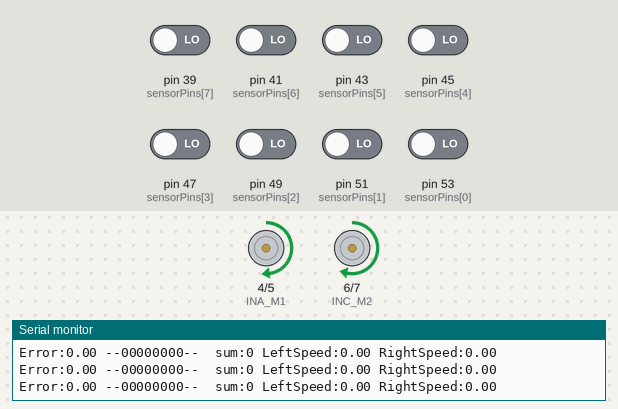
This sketch was run on a simulated Arduino Mega 2560, built with avr-gcc and run on an emulated ATmega2560. On the bench: motor-driver pin pairs drawn as motors (green arrow = first pin HIGH = forward, orange = second pin HIGH = backward, longer = more drive), the last lines printed to the serial monitor. The test bench sets the inputs (shaded band); at power-on: pin 39 (sensorPins[7]), pin 41 (sensorPins[6]), pin 43 (sensorPins[5]), pin 45 (sensorPins[4]), pin 47 (sensorPins[3]), pin 49 (sensorPins[2]), pin 51 (sensorPins[1]), pin 53 (sensorPins[0]) LOW.

Above: at 1.2 s.
1.3 s: pin 39 (sensorPins[7]) driven HIGH
At 1.9 s:
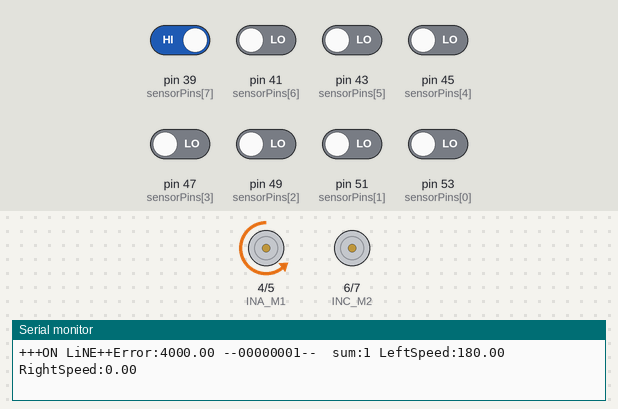
2.8 s: pin 49 (sensorPins[2]) driven HIGH
At 3.2 s:
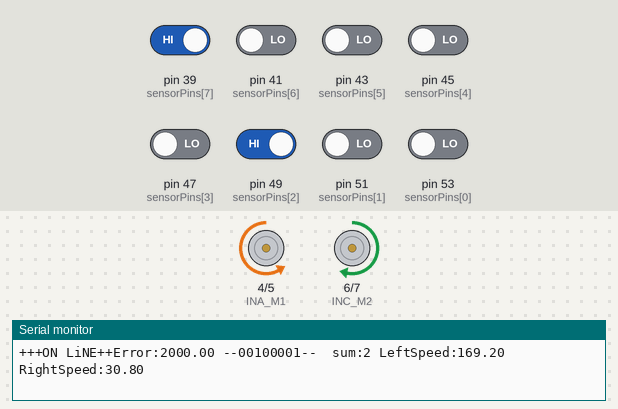
4.3 s: pin 51 (sensorPins[1]) driven HIGH
At 5.5 s:
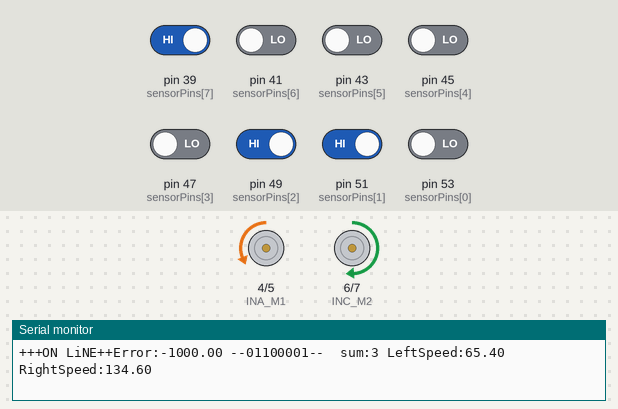
5.8 s: pin 43 (sensorPins[5]) driven HIGH
At 6.6 s:
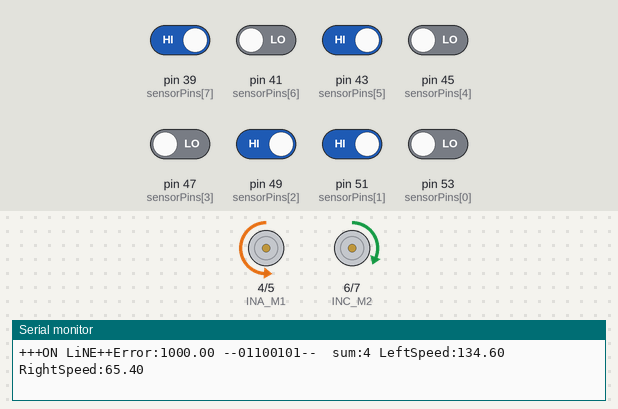
7.3 s: pin 41 (sensorPins[6]) driven HIGH
At 8.3 s:
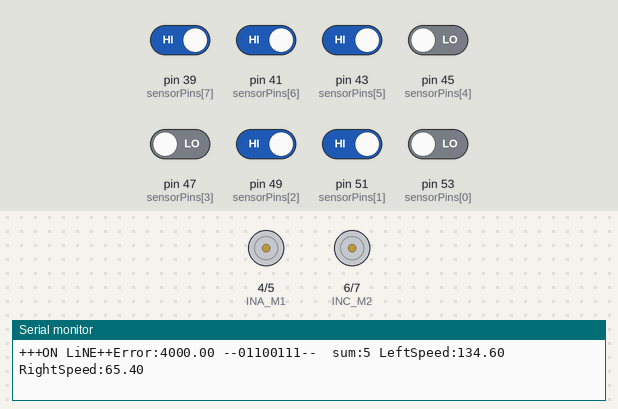
10.3 s: pin 41 (sensorPins[6]) driven LOW
At 10.57 s:
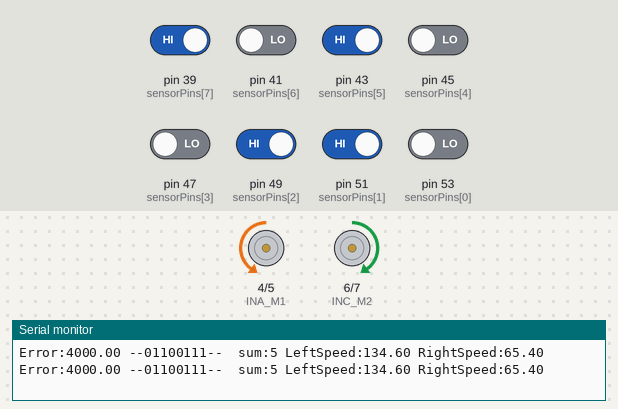
Timing chart, 0 to 12.9 s (numbered marks = the images above; inputs shaded):
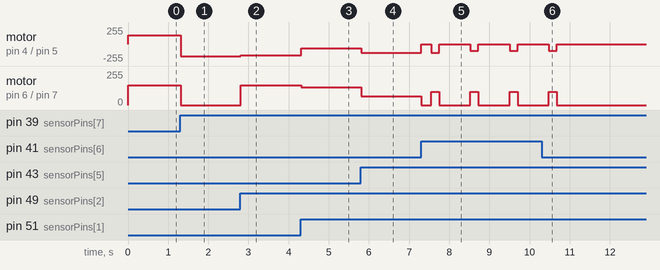

Measured:
- after the input at 1.3 s, motor on pin 4 (INA_M1) / pin 5 (INB_M1): forward 130/255 → backward 180/255 at once; motor on pin 6 (INC_M2) / pin 7 (IND_M2): forward 150/255 → stopped at once
- after the input at 2.8 s, motor on pin 4 (INA_M1) / pin 5 (INB_M1): backward 180/255 → backward 169/255 at once; motor on pin 6 (INC_M2) / pin 7 (IND_M2): stopped → forward 150/255 at once
- after the input at 4.3 s, motor on pin 4 (INA_M1) / pin 5 (INB_M1): backward 169/255 → backward 65/255 at once; motor on pin 6 (INC_M2) / pin 7 (IND_M2): forward 150/255 → forward 134/255 at once
- after the input at 5.8 s, motor on pin 4 (INA_M1) / pin 5 (INB_M1): backward 65/255 → backward 134/255 at once; motor on pin 6 (INC_M2) / pin 7 (IND_M2): forward 134/255 → forward 65/255 at once
- after the input at 10.3 s, motor on pin 4 (INA_M1) / pin 5 (INB_M1), motor on pin 6 (INC_M2) / pin 7 (IND_M2): goes on until 10.7 s, then stays stopped

The sketch:

Manindu_PID_LineFollow.ino
```cpp
#include "configuration.h"

// Flags for modes //
#define STOPPED 0
#define ON_LINE 1
#define OFF_LINE 2
#define TURN_LEFT 3
#define TURN_RIGHT 4
#define CROSS 5

bool reading[sInputs]; //Digital readings of sensors into array
int coefficient[sInputs] = {-4000, -3000, -2000, -1000, 1000, 2000, 3000, 4000}; // Coefficient of error values    (-4000 is to Leftmost sensor)

float error = 0;       //difference between the desired final output, => ("error=0")   AND    the actual one, => ("error = coeficient*sensor reading")
float PID_output = 0;  // calculated PID value/the difference

short mode;     // mode of the sensor postion logic
int sum;        // sum of digital sensor array. 'if all black sum=8'
bool isGoal;
#include "DebuggFunctions.h"
#include "MortorFunctions.h"

void setup() { /////////////////////////////////////////  START SETUP  ///////////////////////////////////////////////////////////////////////////////////////////
   isGoal = false;
  // set pins as output/input
  pinMode(INA_M1, OUTPUT);
  pinMode(INB_M1, OUTPUT);
  pinMode(INC_M2, OUTPUT);
  pinMode(IND_M2, OUTPUT);

  Serial.begin(115200); // serial monitor
}////////////////////////////////////////////////////////////////////////////////////////////////////////////////////// END SETUP ////////////////////////////////

void loop() { //////////////////////////////////////////  START LOOP   ///////////////////////////////////////////////////////////////////////////////////////////

  if(!isGoal){ // destination not arrived
    IR_read();
    checkReading();
    IR_debug();

    switch(mode){

      case STOPPED:
        M_stop();
        break;

      case ON_LINE:
        Serial.print("+++ON LiNE++");
        calculatePID();
        motorPIDcontrol();
        break;

      case OFF_LINE:
        M_turn_Left180();
        break;

      case TURN_RIGHT:
        delay(300);
        while(sum == 0 ){
          Serial.print("+++ while R +++");
          M_turn_Right90();

          IR_read();
        }
        break;

      case TURN_LEFT:
        delay(300);
        while(sum == 0){
          Serial.print("+++ while L+++");
          M_turn_Left90();

          IR_read();
        }
        break;

      case CROSS:
        doCross();
        break;
    }
  }
  else{
    // loop ended, destination arrived
  }

}///////////////////////////////////////////////////////////////////////////////////////////////////////////////////////  END LOOP  //////////////////////////////

void IR_read(){
  sum = 0;
  error = 0;
                                                      // Through out whole sensor array,
  for(int i; i < sInputs; i++){
    reading[i] = digitalRead(sensorPins[i]) ;         // digital read, and put to sensor reading array
    error = error + ( reading[i]* coefficient[i] );   // calculate corresponding, 'sum of errors' for sensors which have "1".
    sum = sum + reading[i];                           // calculate how many 1's are detected in the reading
  }
}
void checkReading(){
  if(sum == 0){                              // if sum=0, all readings are '0'  and  all white
    mode = OFF_LINE;
  }
  else if(sum == 8){
    mode = CROSS;
  }
  else if(sum > 2 && sum < 7){                          // if there are several lines detected as '1'
      //mode = ON_LINE;
      if(reading[0] == 1 && reading[1] == 1 && reading[2] == 1){
        mode = TURN_LEFT;
      }
      else if(sum < 4){
        mode = ON_LINE;
      }
      else if(reading[5] == 1 && reading[6] == 1 && reading[7] == 1){
        right_LCross();
      }
  }
  else if(sum < 4){
    mode = ON_LINE;
  }

}

void calculatePID(){                   // PID error algorithm
  float PP = 0, II = 0, DD = 0;
  float previousError = 0, previousI = 0;
  float I = I + error;

  PP = Kp * error;                     //Kp*P    p = error
  II = Ki * I;                         //Ki*I    I = I + error
  DD = Kd * (error - previousError);   //Kd*D    d = error - previousError

  PID_output = (PP + II + DD) / 1000;  // devide by 1000, because coefficients are thousand values
  previousError = error;
  //Serial.print(PID_output);
}

void motorPIDcontrol(){ // Apply PID to motors
  LeftSpeed = initSpeed + PID_output;
  RightSpeed = initSpeed - PID_output;

/// limit:  max. mortor speed = 255  and  min. = 0
  if(LeftSpeed < 0)
    LeftSpeed = 0;
  if(LeftSpeed > maxSpeed)
    LeftSpeed = maxSpeed;
  if(RightSpeed < 0)
    RightSpeed = 0;
  if(RightSpeed > maxSpeed)
    RightSpeed = maxSpeed;

  M_drive(LeftSpeed,RightSpeed);
}

void right_LCross(){
  M_stop();
  delay(50);
  M_drive(100,100);
  delay(200);
  M_stop();
  delay(10);
  IR_read();
  delay(10);
  if(sum > 1 && sum < 4){
    mode = ON_LINE;
  }
  else{
     mode = TURN_RIGHT;
  }
}

void doCross(){
  M_stop();
  delay(50);
  M_drive(100,100);
  delay(200);
  M_stop();
  delay(10);
  IR_read();
  delay(10);
  if(sum > 1 && sum < 4){
    M_turn_Left90();
    delay(500);
  }

  else if(sum > 6){
    M_stop();
    isGoal = true;
  }
}
```

DebuggFunctions.h
```cpp
/* //////////////////////////////////////////////////////////////*
 * *******LINE FOLLOWER ROBOT USING PID ALGORITHM*****************
 *
 * Authur: Thilina Satoru                                        *
 * NIBM:   Higher Diploma - Robotic Application Development      *
 * Date:   12/24/2021                                            *
 *///////////////////////////////////////////////////////////////*

void IR_debug(){ // monitor data
  Serial.print("Error:");
  Serial.print(error);

  Serial.print(" --");
  for(int i; i < 8; i++){ Serial.print(reading[i]); }
  Serial.print("-- ");

  Serial.print(" sum:");
  Serial.print(sum);

  Serial.print(" LeftSpeed:");Serial.print(LeftSpeed);
  Serial.print(" RightSpeed:");Serial.print(RightSpeed);

  Serial.println();
}
```

MortorFunctions.h
```cpp
/* //////////////////////////////////////////////////////////////*
 * *******LINE FOLLOWER ROBOT USING PID ALGORITHM*****************
 *
 * Authur: Thilina Satoru                                        *
 * NIBM:   Higher Diploma - Robotic Application Development      *
 * Date:   12/24/2021                                            *
 *///////////////////////////////////////////////////////////////*

void M_drive(int mB, int mC){ // mortor forward, variable Left&Right speeds
  analogWrite(INA_M1, 0);  // left backwards
  analogWrite(INB_M1, mB); // left forwards
  analogWrite(INC_M2, mC); // right forwards
  analogWrite(IND_M2, 0);  // right backwards
}
void M_stop(){
  analogWrite(INA_M1, 0);  // left backwards
  analogWrite(INB_M1, 0);  // left forwards
  analogWrite(INC_M2, 0);  // right forwards
  analogWrite(IND_M2, 0);  // right backwards
  delay(200);
}
void M_back(){
  analogWrite(INA_M1, 100);  // left backwards
  analogWrite(INB_M1, 0);    // left forwards
  analogWrite(INC_M2, 0);    // right forwards
  analogWrite(IND_M2, 100);  // right backwards
}
void M_turn_Left180(){ // 180 turn
  analogWrite(INA_M1, 130); // left backwards
  analogWrite(INB_M1, 0);   // left forwards
  analogWrite(INC_M2, 150); // right forwards
  analogWrite(IND_M2, 0);   // right backwards
}
void M_turn_Right180(){ // 180 turn
  analogWrite(INA_M1, 0); // left backwards
  analogWrite(INB_M1, 150);   // left forwards
  analogWrite(INC_M2, 0); // right forwards
  analogWrite(IND_M2, 130);   // right backwards
}


void M_turn_Left90(){ // 180 turn
  analogWrite(INA_M1, 0); // left backwards
  analogWrite(INB_M1, 50);   // left forwards
  analogWrite(INC_M2, 100); // right forwards
  analogWrite(IND_M2, 0);   // right backwards
}
void M_turn_Right90(){ // 180 turn
  analogWrite(INA_M1, 0); // left backwards
  analogWrite(INB_M1, 100);   // left forwards
  analogWrite(INC_M2, 50); // right forwards
  analogWrite(IND_M2, 0);   // right backwards
}
```

configuration.h
```cpp
/* //////////////////////////////////////////////////////////////*
 * *******LINE FOLLOWER ROBOT USING PID ALGORITHM*****************
 *
 * Authur: Thilina Satoru                                        *
 * NIBM:   Higher Diploma - Robotic Application Development      *
 * Date:   12/24/2021                                            *
 *///////////////////////////////////////////////////////////////*


///// Mortor pins ///////////////////////
#define INA_M1 4  // left backwards  ////
#define INB_M1 5  // left forward    ////
#define INC_M2 6  // right forward   ////
#define IND_M2 7  // right backwards ////
/////////////////////////////////////////


///////////////////////////////// sensor inputs and pins ///////////////////////////////////////////////////////////
const int sInputs = 8;                                       /// Number of Sensors                            //////
int sensorPins[sInputs] = {53, 51, 49, 47, 45, 43, 41, 39};  /// IR sensor array Digital pins in Arduino Mega //////
////////////////////////////////////////////////////////////////////////////////////////////////////////////////////


//// CHANGE THE CONSTANTS TO TUNE PID ///////////////////////////////////
const float Kp = 25.5;   ////// P => Proportional    present errors  ////
const float Ki = 0.1;    ////// I => Integral        past errors     ////
const float Kd = 9.0;    ////// D => Derivative      future errors   ////
/////////////////////////////////////////////////////////////////////////


////////////////////////////////////////////////////////////////////////
float maxSpeed = 180;           // max speed the mortor can handle /////
float initSpeed = 100;          // initialSpeed < 255(max)         /////
float LeftSpeed = 0;            // Left mortor speed               /////
float RightSpeed = 0;           // Right Mortor Speed              /////
////////////////////////////////////////////////////////////////////////
```
